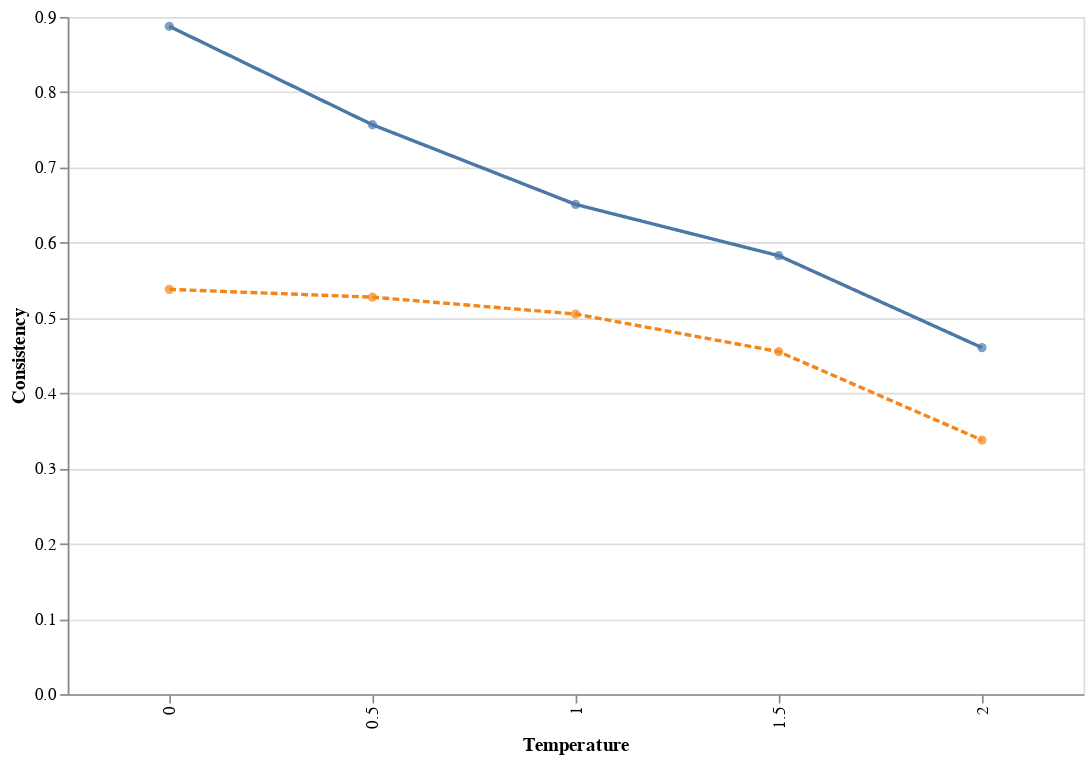

Notebook code cell kept with this figure:
### Code cell
average_scores = df.groupby(['temperature', 'dataset'])['avg_score'].mean().reset_index()

# Line chart
dot_chart = alt.Chart(average_scores).mark_point(filled=True).encode(
    x=alt.X('temperature:O', title='Temperature'),
    y=alt.Y('avg_score:Q', title='Consistency'),
    color=alt.Color('dataset:N', title='Dataset', legend=None),
    # strokeDash=alt.StrokeDash('dataset', legend=None),
    tooltip=['temperature:O', 'dataset:N', 'avg_score:Q']
)
line_chart = alt.Chart(average_scores).mark_line().encode(
    x=alt.X('temperature:O', title='Temperature'),
    y=alt.Y('avg_score:Q', title='Consistency'),
    color=alt.Color('dataset:N', title='Dataset'),
    strokeDash=alt.StrokeDash('dataset', legend=alt.Legend(title='Dataset')),
    tooltip=['temperature:O', 'dataset:N', 'avg_score:Q']
)

chart = (line_chart + dot_chart).properties(
    width=600,  # Chart width
    height=400  # Chart height
)

chart

### Figure 1 — Vega-Lite specification as saved in the notebook (floating-point values rounded to 4 significant figures)
{"config": {"view": {"continuousWidth": 300, "continuousHeight": 300}}, "layer": [{"mark": {"type": "line"}, "encoding": {"color": {"field": "dataset", "title": "Dataset", "type": "nominal"}, "strokeDash": {"field": "dataset", "legend": {"title": "Dataset"}, "type": "nominal"}, "tooltip": [{"field": "temperature", "type": "ordinal"}, {"field": "dataset", "type": "nominal"}, {"field": "avg_score", "type": "quantitative"}], "x": {"field": "temperature", "title": "Temperature", "type": "ordinal"}, "y": {"field": "avg_score", "title": "Consistency", "type": "quantitative"}}}, {"mark": {"type": "point", "filled": true}, "encoding": {"color": {"field": "dataset", "legend": null, "title": "Dataset", "type": "nominal"}, "tooltip": [{"field": "temperature", "type": "ordinal"}, {"field": "dataset", "type": "nominal"}, {"field": "avg_score", "type": "quantitative"}], "x": {"field": "temperature", "title": "Temperature", "type": "ordinal"}, "y": {"field": "avg_score", "title": "Consistency", "type": "quantitative"}}}], "data": {"name": "data-54a9b532dc2f0b7bd3775436e559bc0b"}, "height": 400, "width": 600, "$schema": "https://vega.github.io/schema/vega-lite/v5.20.1.json", "datasets": {"data-54a9b532dc2f0b7bd3775436e559bc0b": [{"temperature": 0.0, "dataset": "Duplicates", "avg_score": 0.8875}, {"temperature": 0.0, "dataset": "Variants", "avg_score": 0.5379}, {"temperature": 0.5, "dataset": "Duplicates", "avg_score": 0.7567}, {"temperature": 0.5, "dataset": "Variants", "avg_score": 0.5276}, {"temperature": 1.0, "dataset": "Duplicates", "avg_score": 0.6508}, {"temperature": 1.0, "dataset": "Variants", "avg_score": 0.5051}, {"temperature": 1.5, "dataset": "Duplicates", "avg_score": 0.5827}, {"temperature": 1.5, "dataset": "Variants", "avg_score": 0.4551}, {"temperature": 2.0, "dataset": "Duplicates", "avg_score": 0.4605}, {"temperature": 2.0, "dataset": "Variants", "avg_score": 0.3376}]}}
